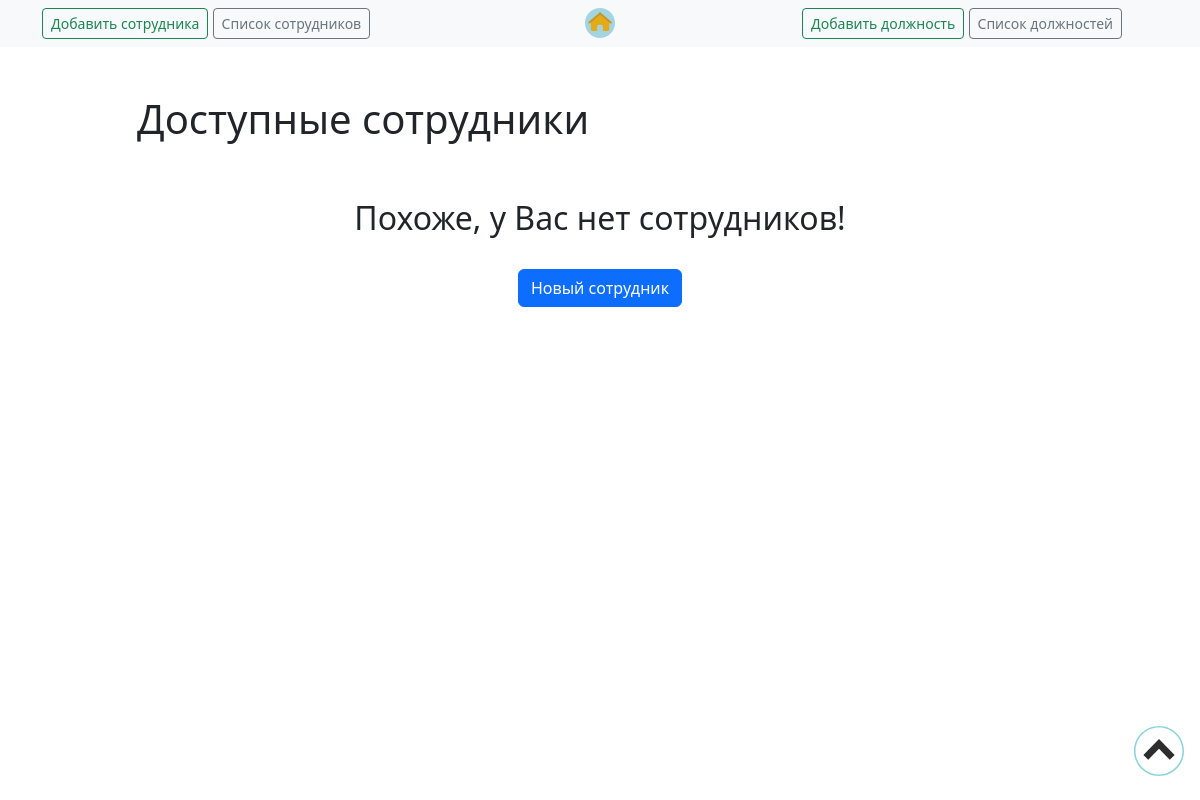
The app's page /employees/currentemployees/, older data.
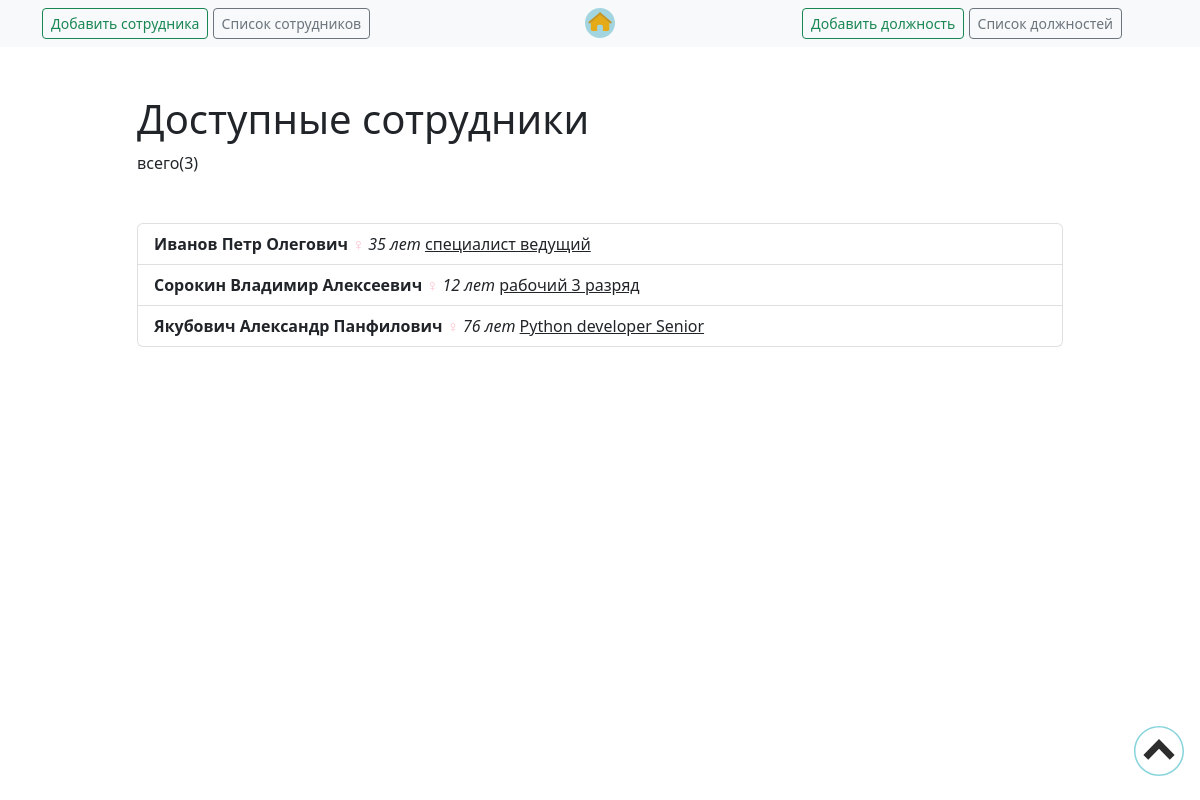
The same page, newer data.
### employees/models.py (models this page shows, shortened)
class employees_Models(models.Model):
    employees_Models_LastName = models.CharField(max_length=30, blank=True,
                                                 validators=[RegexValidator(r'^[a-zA-Zа-яА-Я]')])
    employees_Models_MidleName = models.CharField(max_length=30, blank=True,
                                                  validators=[RegexValidator(r'^[a-zA-Zа-яА-Я]')])
    employees_Models_FirstName = models.CharField(max_length=30, blank=True,
                                                  validators=[RegexValidator(r'^[a-zA-Zа-яА-Я]')])
    employees_Models_gender = models.CharField(max_length=10, blank=True)
    employees_Models_age = models.IntegerField(blank=True, validators=[MinValueValidator(14), MaxValueValidator(99)])
    employees_Models_job = models.CharField(max_length=70, blank=True)

### employees/views.py (the view)
# urls.py: path('currentemployees/', views.currentemployees, name='current_employees'),  # отображение всех созданых сотрудников
def currentemployees(request):
    currentemployees = employees_Models.objects.all().order_by('employees_Models_LastName')
    return render(request, 'employees/current_employees.html', {'currentemployees':currentemployees})

### employees/templates/employees/current_employees.html
{% extends 'job/base.html' %}
{% load static %}
{% block content %}
    <div class="row justify-content-center mt-5">
        <div class="col-md-10">
            {% if currentemployees %}
                <h1>Доступные сотрудники</h1>
                всего({{ currentemployees.count }})
            {% else %}
                           <h1>Доступные сотрудники</h1>
            {% endif %}
        </div>
    </div>
    <div class="row justify-content-center mt-5">
        <div class="col-md-10">
        {% if currentemployees %}
            <div class="list-group">
                {% for currentemployee in currentemployees %}
                    <a href="{% url 'employees:view_employees' currentemployee.id %}"
                       class="list-group-item list-group-item-action">
                        <b> {{ currentemployee.employees_Models_LastName }}
                            {{ currentemployee.employees_Models_FirstName }}
                            {{ currentemployee.employees_Models_MidleName }}
                        </b>
                            {% if currentemployee.employees_Models_gender == "муж." %}
                        <font color="blue">&#9794</font>
                            {% else %}
                        <font color="pink">&#9792;</font>
                            {% endif %}
                        <i>{{ currentemployee.employees_Models_age }} лет</i>
                        <u>{{ currentemployee.employees_Models_job }}</u>
                    </a>
                {% endfor %}
            </div>
        {% else %}
            <div class="text-center">
                <h2>Похоже, у Вас нет сотрудников!</h2>
            <br>
            <a role="button" class="btn btn-primary" href="{% url 'employees:create_employees' %}">Новый сотрудник</a>
            </div>
        {% endif %}
        </div>
    </div>
    <br>
    <br>
<div class = "fixed-bottom" style="margin-right: 16px; margin-bottom: 24px;">
    <div class= "d-flex justify-content-end">
        <a href = "#start"> <img src = "{% static 'employees/up-arrow-svgrepo-com.svg' %}" title="вверх" width="50" height="50"> </a>
    </div>
</div>
{% endblock %}

Row changes from the older to the newer data that the page shows:
added employees_Models: employees_Models_LastName "Иванов", employees_Models_FirstName "Петр", employees_Models_MidleName "Олегович", employees_Models_age "35", employees_Models_job "специалист ведущий"
added employees_Models: employees_Models_LastName "Сорокин", employees_Models_FirstName "Владимир", employees_Models_MidleName "Алексеевич", employees_Models_age "12", employees_Models_job "рабочий 3 разряд"
added employees_Models: employees_Models_LastName "Якубович", employees_Models_FirstName "Александр", employees_Models_MidleName "Панфилович", employees_Models_age "76", employees_Models_job "Python developer Senior"
Text that changed along with them:
{{ currentemployees.count }}: (not shown) → "3"
text no longer shown: "Похоже, у Вас нет сотрудников! Новый сотрудник"
text now shown: "всего( )"
